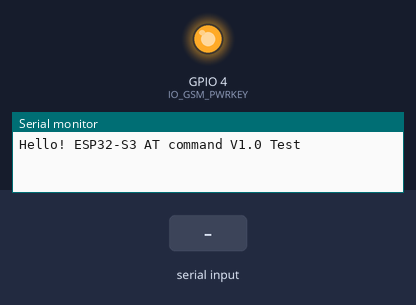
Recording of a sketch running on a simulated ESP32-S3. Parts: output pins drawn as LEDs (lit = HIGH), the last lines printed to the serial monitor. The inputs (shaded band) are chosen by the test bench. The modem accepts every AT command (registered, SIM ready, sends succeed) and sends nothing else.

Above: at 0.1 s.
At 5.7 s:
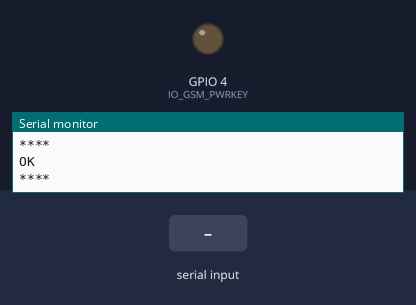
5.8 s: "1" received over the second serial link
Timing chart, 0 to 8.8 s (numbered marks = the images above; inputs shaded):
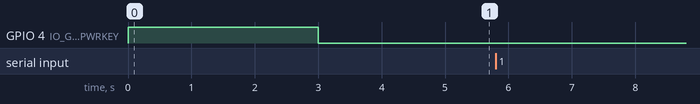

The sketch:

ESP32S3_sensSMS.ino
```cpp
#include <Arduino.h>

HardwareSerial mySerial2(2);

#define IO_RXD2 47
#define IO_TXD2 48

#define IO_GSM_PWRKEY 4
#define IO_GSM_RST    5

void setup() {
  // put your setup code here, to run once:
  Serial.begin(115200);
  Serial.print(F("Hello! ESP32-S3 AT command V1.0 Test"));
  mySerial2.begin(115200,SERIAL_8N1, IO_RXD2, IO_TXD2);
  pinMode(IO_GSM_RST, OUTPUT);
  digitalWrite(IO_GSM_RST, LOW);

  pinMode(IO_GSM_PWRKEY, OUTPUT);
  digitalWrite(IO_GSM_PWRKEY, HIGH);
  delay(3000);
  digitalWrite(IO_GSM_PWRKEY, LOW);

  int i = 10;
  Serial.println("\nTesting Module Response...\n");
  Serial.println("****");
  while (i) {
        mySerial2.println("AT");
        delay(500);
        if (mySerial2.available()) {
            String r = mySerial2.readString();
            Serial.println(r);
            if ( r.indexOf("OK") >= 0 ) {
                //reply = true;
                break;;
            }
            else
            {
              digitalWrite(IO_GSM_PWRKEY, HIGH);
              delay(3000);
              digitalWrite(IO_GSM_PWRKEY, LOW);
            }
        }
        delay(500);
        i--;
    }
    Serial.println("****\n");
}

void loop() {
  // put your main code here, to run repeatedly:
  while (Serial.available() > 0) {
    mySerial2.write(Serial.read());
    yield();
  }
  while (mySerial2.available() > 0) {
    Serial.write(mySerial2.read());
    yield();
  }
}
```
